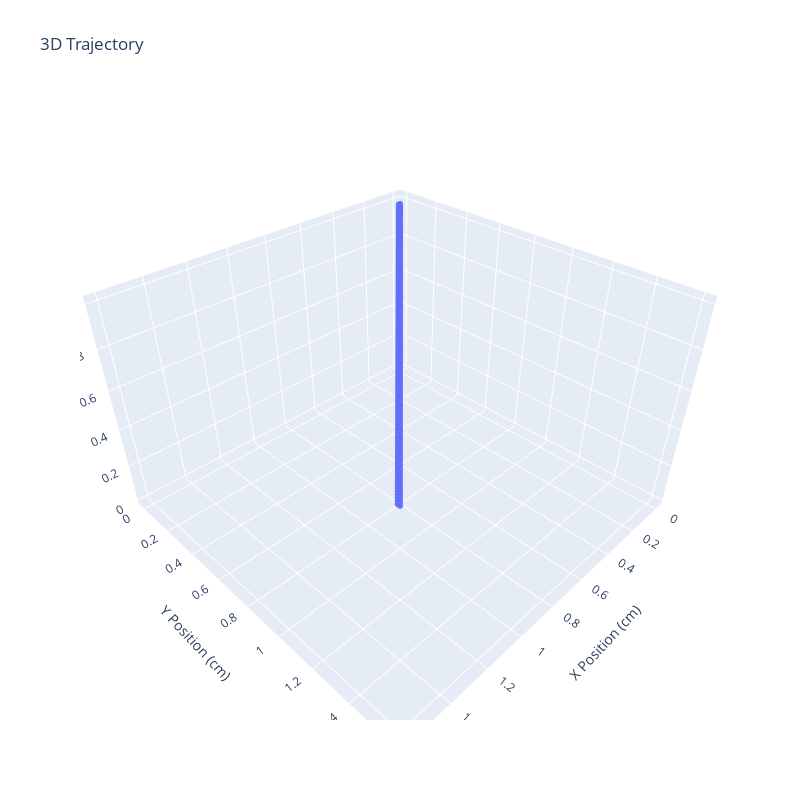

The notebook cell saved with this chart:
### Code cell
# Example of input.txt:
"""
Z1
15770132
X1
15782756
Y1
15798264
X1
15811036
X1
15839296
X1
15867560
Y1
15868084
X1
15895820
Z1
15910404
X1
15924072
X1
15952336
X1
15980588
X1
16008852
X1
16037120
"""

import matplotlib.pyplot as plt
import numpy as np
from mpl_toolkits.mplot3d import Axes3D
import plotly.graph_objects as go

string = [l.strip('\n') for l in open('input.txt', 'r').readlines()]

# Parse coordinates, times and calculate speeds
coords = {}
current_coord = None
x_points, y_points, z_points = [], [], []
x_times, y_times, z_times = [], [], []
x_speeds, y_speeds, z_speeds = [], [], []
step_to_cm = 1/110.65  # Convert steps to cm

# Initialize first values 
x, y, z = 0, 0, 0

for i, line in enumerate(string):
    if line in ['X1', 'X0', 'Y1', 'Y0', 'Z1', 'Z0']:
        current_coord = line
    elif line[0].isdigit():
        time = int(line) / 1000000  # Convert microseconds to seconds
        # Convert steps to cm and handle direction
        if current_coord.startswith('X'):
            x += (1 if current_coord.endswith('1') else -1) * step_to_cm
            x_points.append(x)
            y_points.append(y)
            z_points.append(z)
            x_times.append(time)
            if len(x_times) > 1:
                dt = x_times[-1] - x_times[-2]
                speed = step_to_cm / dt if dt > 0 else 0
                x_speeds.append(speed)

            if len(y_times) > 1:
                dt = y_times[-1] - y_times[-2]
                speed = step_to_cm / dt if dt > 0 else 0
                y_speeds.append(speed)

            if len(z_times) > 1:
                dt = z_times[-1] - z_times[-2]
                speed = step_to_cm / dt if dt > 0 else 0
                z_speeds.append(speed)


        elif current_coord.startswith('Y'):
            y += (1 if current_coord.endswith('1') else -1) * step_to_cm
            y_points.append(y)
            x_points.append(x)
            z_points.append(z)
            y_times.append(time)
            if len(y_times) > 1:
                dt = y_times[-1] - y_times[-2]
                speed = step_to_cm / dt if dt > 0 else 0
                y_speeds.append(speed)
            
            if len(z_times) > 1:
                dt = z_times[-1] - z_times[-2]
                speed = step_to_cm / dt if dt > 0 else 0
                z_speeds.append(speed)

            if len(x_times) > 1:
                dt = x_times[-1] - x_times[-2]
                speed = step_to_cm / dt if dt > 0 else 0
                x_speeds.append(speed)

        elif current_coord.startswith('Z'):
            z += (1 if current_coord.endswith('1') else -1) * step_to_cm
            z_points.append(z)
            x_points.append(x)
            y_points.append(y)
            z_times.append(time)
            if len(z_times) > 1:
                dt = z_times[-1] - z_times[-2]
                speed = step_to_cm / dt if dt > 0 else 0
                z_speeds.append(speed)
            
            if len(x_times) > 1:
                dt = x_times[-1] - x_times[-2]
                speed = step_to_cm / dt if dt > 0 else 0
                x_speeds.append(speed)

            if len(y_times) > 1:
                dt = y_times[-1] - y_times[-2]
                speed = step_to_cm / dt if dt > 0 else 0
                y_speeds.append(speed)

# Create interactive 3D plot using plotly
fig_3d = go.Figure(data=[go.Scatter3d(
    x=x_points,
    y=y_points,
    z=z_points,
    mode='lines+markers',
    marker=dict(size=2),
    line=dict(width=2)
)])

fig_3d.update_layout(
    title='3D Trajectory',
    scene=dict(
        xaxis_title='X Position (cm)',
        yaxis_title='Y Position (cm)',
        zaxis_title='Z Position (cm)'
    ),
    width=800,
    height=800
)

fig_3d.show()

# Create speed plots
plt.figure(figsize=(15, 5))

plt.subplot(131)
plt.plot(range(len(x_speeds)), x_speeds, 'r-', label='X Speed')
plt.xlabel('Time (s)')
plt.ylabel('Speed (cm/s)')
plt.title('X Axis Speed')
plt.grid(True)

plt.subplot(132)
plt.plot(range(len(y_speeds)), y_speeds, 'g-', label='Y Speed')
plt.xlabel('Time (s)')
plt.ylabel('Speed (cm/s)')
plt.title('Y Axis Speed')
plt.grid(True)

plt.subplot(133)
plt.plot(range(len(z_speeds)), z_speeds, 'b-', label='Z Speed')
plt.xlabel('Time (s)')
plt.ylabel('Speed (cm/s)')
plt.title('Z Axis Speed')
plt.grid(True)

plt.tight_layout()
plt.show()

### Figure 1 — Plotly figure (JSON) as saved in the notebook; plotly's stock layout.template omitted (floating-point values rounded to 4 significant figures; data arrays with more than 128 entries replaced by an {"elided": "..."} marker saying what was removed)
{"data": [{"line": {"width": 2}, "marker": {"size": 2}, "mode": "lines+markers", "type": "scatter3d", "x": {"elided": "465 float values"}, "y": {"elided": "465 float values"}, "z": {"elided": "465 float values"}}], "layout": {"height": 800, "scene": {"xaxis": {"title": {"text": "X Position (cm)"}}, "yaxis": {"title": {"text": "Y Position (cm)"}}, "zaxis": {"title": {"text": "Z Position (cm)"}}}, "title": {"text": "3D Trajectory"}, "width": 800}}
